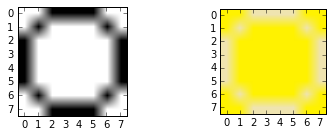
#> input picture a.png, 332 x 137 px
$ python -i whatNumberisThis.py   (imports and definitions only)   (Python 2 division)
#> lines starting #> are read from the running program, lines starting #| are printed output that depends on the picture
# -*- coding: utf-8 -*-
"""
Created on Tue Mar 14 08:56:35 2017

@author: SHRADDHA
"""
from collections import Counter
import numpy as np
from PIL import Image
import matplotlib.pyplot as plt

def whatNumberisThis(filePath):
#> called with filePath = 'a.png'
    matchedArr = []

    loadExamps = open('numArr.txt','r').read()
#> (reads numArr.txt from the repository)
    loadExamps = loadExamps.split('\n')

    i = Image.open(filePath)
#> i is the input picture: PIL image 332x137 RGBA; mean R, G, B, A 225.9, 223, 179, 255
    iar = np.array(i)
    iar1 = iar.tolist()
#> iar1 = 137 items

    inQuestion = str(iar1)

    for eachExamp in loadExamps:
        try:
            splitEx = eachExamp.split('::')
            currentNum = splitEx[0]
            print currentNum
            currentAr = splitEx[1]


            eachPixEx = currentAr.split('],')
            eachQPix = inQuestion.split('],')

            x=0

            while(x<len(eachPixEx)):
                if(eachPixEx[x] == eachQPix[x]):
                    matchedArr.append(int(currentNum))
                x =x+1

        except Exception as e:
            print(str(e))
#> after the loop, matchedArr = 2764 values from 0 to 9


    print matchedArr
#> (printed output is left out)
    y = Counter(matchedArr)
#> y = 10 items
    print y

    graphX = []
    graphY = []

    for eachThing in y:
        graphX.append(eachThing)
        graphY.append(y[eachThing])
#> this loop made 10 passes
#> after the loop, graphX = [0, 1, 2, 3, 4, 5, 6, 7, 8, 9]; graphY = [297, 293, 246, 297, 306, 266, 238, 306, 232, 283]

    plt.figure()
    ax1 = plt.subplot2grid((4,4),(0,0),rowspan=1,colspan=4)
    ax2 = plt.subplot2grid((4,4),(1,0),rowspan=3,colspan=4)

    ax1.imshow(iar)

    ax2.bar(graphX,graphY,align='center')

    plt.ylim(400)

    xloc = plt.MaxNLocator(12)
    ax2.xaxis.set_major_locator(xloc)
    plt.show()
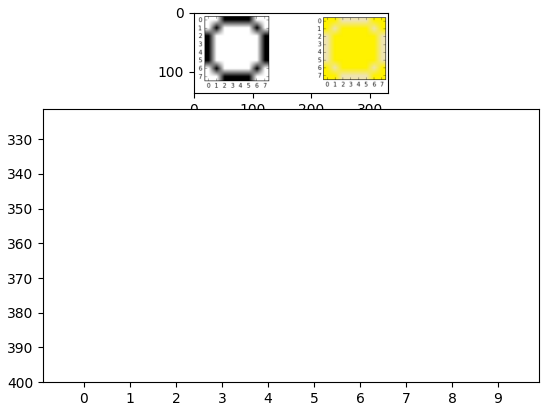
#> figure drawn by matplotlib, 2 panels

>>> result = whatNumberisThis('a.png')
